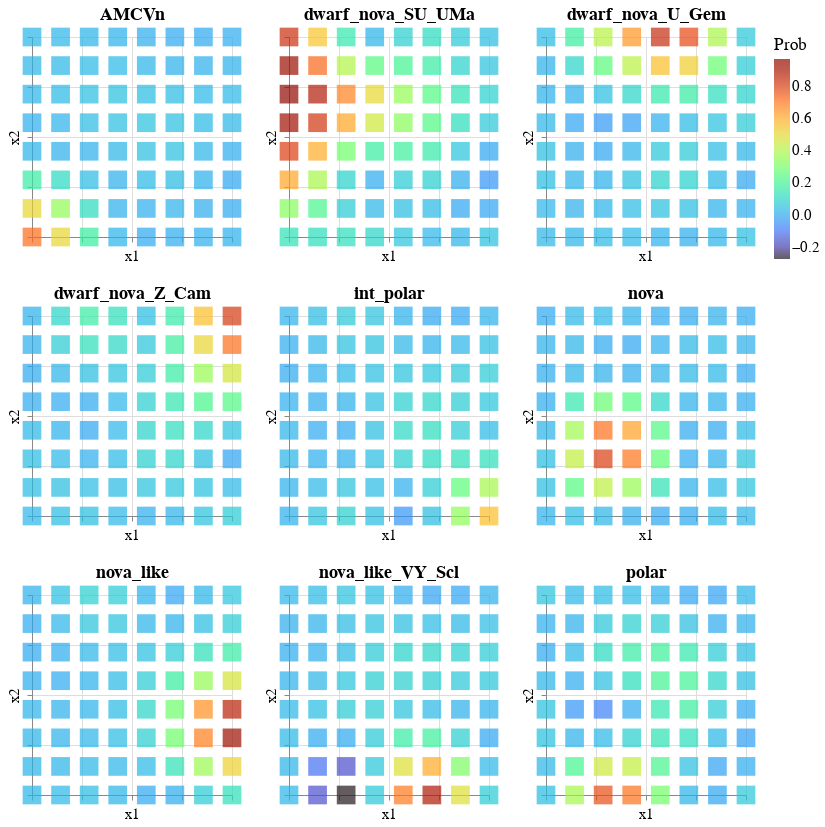

Here is the notebook cell this chart was saved with:
### Code cell
from sklearn.preprocessing import MinMaxScaler,StandardScaler

# matY has shape n_dimensions (number of features) * n_nodes in latent space. 
# Manifold in n-dimensional space (projection of matX in data space); 
# A point matY[:,i] is a center of a Gaussian component i on the manifold in data space. Y=WΦT
# Location of each node in the high dimensional space.
# It is related to the actual probability space through Y=W*phi(transpose).
# We therefore need to normalise the matrix to show the strength of a node's association to a given class relative to the other nodes.
refvect = gtm_model.matY
print(refvect.shape)

refvect = scaler.inverse_transform(refvect.T).T
# refvect = MinMaxScaler().fit_transform(refvect.T).T



# Here we are plotting matX, the coordinates of the nodes in the 2D space. We will colour code them based on 'label'. So this will be a
# grid of pixels in 2D space that is colour coded by some parameter.
def plot_ref_vect(gtm_matX,label,title,fig_size=(200,200)):
    dfmap = pd.DataFrame(gtm_matX, columns=["x1", "x2"])
    dfmap['Prob'] = label
    map = alt.Chart(dfmap).mark_square().encode(
        x='x1',
        y='x2',
        color=alt.Color('Prob:Q',
                        #scale=alt.Scale(scheme='viridis')),
                        scale=alt.Scale(scheme='turbo')),
        size=alt.value(350),
        tooltip=['x1','x2', 'Prob:Q'],
        #opacity='density'
    ).properties(title = title, width = fig_size[0], height = fig_size[1])
    return map
# %%

# Here we save into variables plots for each of the classes. The colour coding is based on matY. matY defines the central
# position of each Gaussian (node) in feature, or in this case class probability, space. 
gtm_refvect0 = plot_ref_vect(gtm_model.matX,label=refvect[0,:],title=labels2[0])
gtm_refvect1 = plot_ref_vect(gtm_model.matX,label=refvect[1,:],title=labels2[1])
gtm_refvect2 = plot_ref_vect(gtm_model.matX,label=refvect[2,:],title=labels2[2])
gtm_refvect3 = plot_ref_vect(gtm_model.matX,label=refvect[3,:],title=labels2[3])
gtm_refvect4 = plot_ref_vect(gtm_model.matX,label=refvect[4,:],title=labels2[4])
gtm_refvect5 = plot_ref_vect(gtm_model.matX,label=refvect[5,:],title=labels2[5])
gtm_refvect6 = plot_ref_vect(gtm_model.matX,label=refvect[6,:],title=labels2[6])
gtm_refvect7 = plot_ref_vect(gtm_model.matX,label=refvect[7,:],title=labels2[7])
gtm_refvect8 = plot_ref_vect(gtm_model.matX,label=refvect[8,:],title=labels2[8])

gtm_refs_top = gtm_refvect0 |  gtm_refvect1 |  gtm_refvect2 
gtm_refs_middle = gtm_refvect3 | gtm_refvect4 | gtm_refvect5
gtm_refs_bottom = gtm_refvect6 | gtm_refvect7 | gtm_refvect8 
class_maps = alt.vconcat(gtm_refs_top, gtm_refs_middle, gtm_refs_bottom).configure_legend(labelFontSize=15,titleFontSize=17, titleFontWeight='normal').configure_axis(labelFontSize=0, titleFontSize=15, titleFontWeight='normal')
class_maps = class_maps.configure_title(fontSize=18,fontWeight='bold')

class_maps

### Figure 1 — Vega-Lite specification as saved in the notebook (floating-point values rounded to 4 significant figures)
{"config": {"view": {"continuousWidth": 300, "continuousHeight": 300}, "axis": {"labelFontSize": 0, "titleFontSize": 15, "titleFontWeight": "normal"}, "legend": {"labelFontSize": 15, "titleFontSize": 17, "titleFontWeight": "normal"}, "title": {"fontSize": 18, "fontWeight": "bold"}}, "vconcat": [{"hconcat": [{"data": {"name": "data-0230e63ef8db3dc798e76d937d6907bc"}, "mark": {"type": "square"}, "encoding": {"color": {"field": "Prob", "scale": {"scheme": "turbo"}, "type": "quantitative"}, "size": {"value": 350}, "tooltip": [{"field": "x1", "type": "quantitative"}, {"field": "x2", "type": "quantitative"}, {"field": "Prob", "type": "quantitative"}], "x": {"field": "x1", "type": "quantitative"}, "y": {"field": "x2", "type": "quantitative"}}, "height": 200, "title": "AMCVn", "width": 200}, {"data": {"name": "data-5c5ce20af20fbd6d83a36faf3546d6ea"}, "mark": {"type": "square"}, "encoding": {"color": {"field": "Prob", "scale": {"scheme": "turbo"}, "type": "quantitative"}, "size": {"value": 350}, "tooltip": [{"field": "x1", "type": "quantitative"}, {"field": "x2", "type": "quantitative"}, {"field": "Prob", "type": "quantitative"}], "x": {"field": "x1", "type": "quantitative"}, "y": {"field": "x2", "type": "quantitative"}}, "height": 200, "title": "dwarf_nova_SU_UMa", "width": 200}, {"data": {"name": "data-df5b0e612feef5b1ae89f6af34df766a"}, "mark": {"type": "square"}, "encoding": {"color": {"field": "Prob", "scale": {"scheme": "turbo"}, "type": "quantitative"}, "size": {"value": 350}, "tooltip": [{"field": "x1", "type": "quantitative"}, {"field": "x2", "type": "quantitative"}, {"field": "Prob", "type": "quantitative"}], "x": {"field": "x1", "type": "quantitative"}, "y": {"field": "x2", "type": "quantitative"}}, "height": 200, "title": "dwarf_nova_U_Gem", "width": 200}]}, {"hconcat": [{"data": {"name": "data-d7f1ee342f865fbd9d066468f9656839"}, "mark": {"type": "square"}, "encoding": {"color": {"field": "Prob", "scale": {"scheme": "turbo"}, "type": "quantitative"}, "size": {"value": 350}, "tooltip": [{"field": "x1", "type": "quantitative"}, {"field": "x2", "type": "quantitative"}, {"field": "Prob", "type": "quantitative"}], "x": {"field": "x1", "type": "quantitative"}, "y": {"field": "x2", "type": "quantitative"}}, "height": 200, "title": "dwarf_nova_Z_Cam", "width": 200}, {"data": {"name": "data-a20e402bf8c0f1c2510260fb33a919d8"}, "mark": {"type": "square"}, "encoding": {"color": {"field": "Prob", "scale": {"scheme": "turbo"}, "type": "quantitative"}, "size": {"value": 350}, "tooltip": [{"field": "x1", "type": "quantitative"}, {"field": "x2", "type": "quantitative"}, {"field": "Prob", "type": "quantitative"}], "x": {"field": "x1", "type": "quantitative"}, "y": {"field": "x2", "type": "quantitative"}}, "height": 200, "title": "int_polar", "width": 200}, {"data": {"name": "data-7702ad56e9aad6b6fa22741935cce4f7"}, "mark": {"type": "square"}, "encoding": {"color": {"field": "Prob", "scale": {"scheme": "turbo"}, "type": "quantitative"}, "size": {"value": 350}, "tooltip": [{"field": "x1", "type": "quantitative"}, {"field": "x2", "type": "quantitative"}, {"field": "Prob", "type": "quantitative"}], "x": {"field": "x1", "type": "quantitative"}, "y": {"field": "x2", "type": "quantitative"}}, "height": 200, "title": "nova", "width": 200}]}, {"hconcat": [{"data": {"name": "data-174dc82f00631993717d3a81b4967f41"}, "mark": {"type": "square"}, "encoding": {"color": {"field": "Prob", "scale": {"scheme": "turbo"}, "type": "quantitative"}, "size": {"value": 350}, "tooltip": [{"field": "x1", "type": "quantitative"}, {"field": "x2", "type": "quantitative"}, {"field": "Prob", "type": "quantitative"}], "x": {"field": "x1", "type": "quantitative"}, "y": {"field": "x2", "type": "quantitative"}}, "height": 200, "title": "nova_like", "width": 200}, {"data": {"name": "data-5431eb9549d22417af1d98b999d1e831"}, "mark": {"type": "square"}, "encoding": {"color": {"field": "Prob", "scale": {"scheme": "turbo"}, "type": "quantitative"}, "size": {"value": 350}, "tooltip": [{"field": "x1", "type": "quantitative"}, {"field": "x2", "type": "quantitative"}, {"field": "Prob", "type": "quantitative"}], "x": {"field": "x1", "type": "quantitative"}, "y": {"field": "x2", "type": "quantitative"}}, "height": 200, "title": "nova_like_VY_Scl", "width": 200}, {"data": {"name": "data-5a538535e6ebe7f721477432343be137"}, "mark": {"type": "square"}, "encoding": {"color": {"field": "Prob", "scale": {"scheme": "turbo"}, "type": "quantitative"}, "size": {"value": 350}, "tooltip": [{"field": "x1", "type": "quantitative"}, {"field": "x2", "type": "quantitative"}, {"field": "Prob", "type": "quantitative"}], "x": {"field": "x1", "type": "quantitative"}, "y": {"field": "x2", "type": "quantitative"}}, "height": 200, "title": "polar", "width": 200}]}], "$schema": "https://vega.github.io/schema/vega-lite/v5.14.1.json", "datasets": {"data-0230e63ef8db3dc798e76d937d6907bc": [{"x1": -1.0, "x2": -1.0, "Prob": 0.7101}, {"x1": -1.0, "x2": -0.7143, "Prob": 0.5003}, {"x1": -1.0, "x2": -0.4286, "Prob": 0.1696}, {"x1": -1.0, "x2": -0.1429, "Prob": 0.01733}, {"x1": -1.0, "x2": 0.1429, "Prob": 0.007545}, {"x1": -1.0, "x2": 0.4286, "Prob": 0.02133}, {"x1": -1.0, "x2": 0.7143, "Prob": 0.02426}, {"x1": -1.0, "x2": 1.0, "Prob": 0.02548}, {"x1": -0.7143, "x2": -1.0, "Prob": 0.503}, {"x1": -0.7143, "x2": -0.7143, "Prob": 0.349}, {"x1": -0.7143, "x2": -0.4286, "Prob": 0.1121}, {"x1": -0.7143, "x2": -0.1429, "Prob": 0.01046}, {"x1": -0.7143, "x2": 0.1429, "Prob": 0.01545}, {"x1": -0.7143, "x2": 0.4286, "Prob": 0.02962}, {"x1": -0.7143, "x2": 0.7143, "Prob": 0.02612}, {"x1": -0.7143, "x2": 1.0, "Prob": 0.02192}, {"x1": -0.4286, "x2": -1.0, "Prob": 0.174}, {"x1": -0.4286, "x2": -0.7143, "Prob": 0.1146}, {"x1": -0.4286, "x2": -0.4286, "Prob": 0.03268}, {"x1": -0.4286, "x2": -0.1429, "Prob": 0.01005}, {"x1": -0.4286, "x2": 0.1429, "Prob": 0.03156}, {"x1": -0.4286, "x2": 0.4286, "Prob": 0.04272}, {"x1": -0.4286, "x2": 0.7143, "Prob": 0.03042}, {"x1": -0.4286, "x2": 1.0, "Prob": 0.01953}, {"x1": -0.1429, "x2": -1.0, "Prob": 0.01664}, {"x1": -0.1429, "x2": -0.7143, "Prob": 0.01033}, {"x1": -0.1429, "x2": -0.4286, "Prob": 0.01047}, {"x1": -0.1429, "x2": -0.1429, "Prob": 0.02329}, {"x1": -0.1429, "x2": 0.1429, "Prob": 0.04272}, {"x1": -0.1429, "x2": 0.4286, "Prob": 0.0456}, {"x1": -0.1429, "x2": 0.7143, "Prob": 0.02754}, {"x1": -0.1429, "x2": 1.0, "Prob": 0.01399}, {"x1": 0.1429, "x2": -1.0, "Prob": -0.003257}, {"x1": 0.1429, "x2": -0.7143, "Prob": 0.008072}, {"x1": 0.1429, "x2": -0.4286, "Prob": 0.02963}, {"x1": 0.1429, "x2": -0.1429, "Prob": 0.04334}, {"x1": 0.1429, "x2": 0.1429, "Prob": 0.04797}, {"x1": 0.1429, "x2": 0.4286, "Prob": 0.03968}, {"x1": 0.1429, "x2": 0.7143, "Prob": 0.01817}, {"x1": 0.1429, "x2": 1.0, "Prob": 0.004912}, {"x1": 0.4286, "x2": -1.0, "Prob": 0.004529}, {"x1": 0.4286, "x2": -0.7143, "Prob": 0.01522}, {"x1": 0.4286, "x2": -0.4286, "Prob": 0.03438}, {"x1": 0.4286, "x2": -0.1429, "Prob": 0.04429}, {"x1": 0.4286, "x2": 0.1429, "Prob": 0.04417}, {"x1": 0.4286, "x2": 0.4286, "Prob": 0.03306}, {"x1": 0.4286, "x2": 0.7143, "Prob": 0.01118}, {"x1": 0.4286, "x2": 1.0, "Prob": -0.001226}, {"x1": 0.7143, "x2": -1.0, "Prob": 0.007687}, {"x1": 0.7143, "x2": -0.7143, "Prob": 0.005901}, {"x1": 0.7143, "x2": -0.4286, "Prob": 0.0111}, {"x1": 0.7143, "x2": -0.1429, "Prob": 0.02097}, {"x1": 0.7143, "x2": 0.1429, "Prob": 0.03123}, {"x1": 0.7143, "x2": 0.4286, "Prob": 0.02814}, {"x1": 0.7143, "x2": 0.7143, "Prob": 0.009608}, {"x1": 0.7143, "x2": 1.0, "Prob": -0.001605}, {"x1": 1.0, "x2": -1.0, "Prob": 0.01171}, {"x1": 1.0, "x2": -0.7143, "Prob": -5.113e-05}, {"x1": 1.0, "x2": -0.4286, "Prob": -0.006109}, {"x1": 1.0, "x2": -0.1429, "Prob": 0.003949}, {"x1": 1.0, "x2": 0.1429, "Prob": 0.02316}, {"x1": 1.0, "x2": 0.4286, "Prob": 0.02767}, {"x1": 1.0, "x2": 0.7143, "Prob": 0.01349}, {"x1": 1.0, "x2": 1.0, "Prob": 0.00399}], "data-5c5ce20af20fbd6d83a36faf3546d6ea": [{"x1": -1.0, "x2": -1.0, "Prob": 0.1292}, {"x1": -1.0, "x2": -0.7143, "Prob": 0.3268}, {"x1": -1.0, "x2": -0.4286, "Prob": 0.6067}, {"x1": -1.0, "x2": -0.1429, "Prob": 0.7953}, {"x1": -1.0, "x2": 0.1429, "Prob": 0.9179}, {"x1": -1.0, "x2": 0.4286, "Prob": 0.9651}, {"x1": -1.0, "x2": 0.7143, "Prob": 0.9242}, {"x1": -1.0, "x2": 1.0, "Prob": 0.8299}, {"x1": -0.7143, "x2": -1.0, "Prob": 0.1202}, {"x1": -0.7143, "x2": -0.7143, "Prob": 0.2128}, {"x1": -0.7143, "x2": -0.4286, "Prob": 0.384}, {"x1": -0.7143, "x2": -0.1429, "Prob": 0.5922}, {"x1": -0.7143, "x2": 0.1429, "Prob": 0.8157}, {"x1": -0.7143, "x2": 0.4286, "Prob": 0.8751}, {"x1": -0.7143, "x2": 0.7143, "Prob": 0.7215}, {"x1": -0.7143, "x2": 1.0, "Prob": 0.5458}, {"x1": -0.4286, "x2": -1.0, "Prob": 0.1208}, {"x1": -0.4286, "x2": -0.7143, "Prob": 0.07289}, {"x1": -0.4286, "x2": -0.4286, "Prob": 0.08945}, {"x1": -0.4286, "x2": -0.1429, "Prob": 0.2921}, {"x1": -0.4286, "x2": 0.1429, "Prob": 0.6049}, {"x1": -0.4286, "x2": 0.4286, "Prob": 0.6691}, {"x1": -0.4286, "x2": 0.7143, "Prob": 0.3995}, {"x1": -0.4286, "x2": 1.0, "Prob": 0.1506}, {"x1": -0.1429, "x2": -1.0, "Prob": 0.09895}, {"x1": -0.1429, "x2": -0.7143, "Prob": 0.02433}, {"x1": -0.1429, "x2": -0.4286, "Prob": 0.004645}, {"x1": -0.1429, "x2": -0.1429, "Prob": 0.1715}, {"x1": -0.1429, "x2": 0.1429, "Prob": 0.4478}, {"x1": -0.1429, "x2": 0.4286, "Prob": 0.4962}, {"x1": -0.1429, "x2": 0.7143, "Prob": 0.2398}, {"x1": -0.1429, "x2": 1.0, "Prob": 0.01811}, {"x1": 0.1429, "x2": -1.0, "Prob": 0.05425}, {"x1": 0.1429, "x2": -0.7143, "Prob": 0.03638}, {"x1": 0.1429, "x2": -0.4286, "Prob": 0.06869}, {"x1": 0.1429, "x2": -0.1429, "Prob": 0.1805}, {"x1": 0.1429, "x2": 0.1429, "Prob": 0.3316}, {"x1": 0.1429, "x2": 0.4286, "Prob": 0.351}, {"x1": 0.1429, "x2": 0.7143, "Prob": 0.2023}, {"x1": 0.1429, "x2": 1.0, "Prob": 0.08056}, {"x1": 0.4286, "x2": -1.0, "Prob": 0.02277}, {"x1": 0.4286, "x2": -0.7143, "Prob": 0.0307}, {"x1": 0.4286, "x2": -0.4286, "Prob": 0.08393}, {"x1": 0.4286, "x2": -0.1429, "Prob": 0.156}, {"x1": 0.4286, "x2": 0.1429, "Prob": 0.2289}, {"x1": 0.4286, "x2": 0.4286, "Prob": 0.2352}, {"x1": 0.4286, "x2": 0.7143, "Prob": 0.1645}, {"x1": 0.4286, "x2": 1.0, "Prob": 0.1144}, {"x1": 0.7143, "x2": -1.0, "Prob": 0.01932}, {"x1": 0.7143, "x2": -0.7143, "Prob": -0.005421}, {"x1": 0.7143, "x2": -0.4286, "Prob": 0.006483}, {"x1": 0.7143, "x2": -0.1429, "Prob": 0.05541}, {"x1": 0.7143, "x2": 0.1429, "Prob": 0.1197}, {"x1": 0.7143, "x2": 0.4286, "Prob": 0.1336}, {"x1": 0.7143, "x2": 0.7143, "Prob": 0.09022}, {"x1": 0.7143, "x2": 1.0, "Prob": 0.06731}, {"x1": 1.0, "x2": -1.0, "Prob": 0.04533}, {"x1": 1.0, "x2": -0.7143, "Prob": -0.01074}, {"x1": 1.0, "x2": -0.4286, "Prob": -0.03941}, {"x1": 1.0, "x2": -0.1429, "Prob": -0.005455}, {"x1": 1.0, "x2": 0.1429, "Prob": 0.06332}, {"x1": 1.0, "x2": 0.4286, "Prob": 0.08535}, {"x1": 1.0, "x2": 0.7143, "Prob": 0.05149}, {"x1": 1.0, "x2": 1.0, "Prob": 0.03785}], "data-df5b0e612feef5b1ae89f6af34df766a": [{"x1": -1.0, "x2": -1.0, "Prob": 0.02389}, {"x1": -1.0, "x2": -0.7143, "Prob": 0.02162}, {"x1": -1.0, "x2": -0.4286, "Prob": 0.03722}, {"x1": -1.0, "x2": -0.1429, "Prob": 0.03871}, {"x1": -1.0, "x2": 0.1429, "Prob": 0.02401}, {"x1": -1.0, "x2": 0.4286, "Prob": 0.01137}, {"x1": -1.0, "x2": 0.7143, "Prob": 0.01123}, {"x1": -1.0, "x2": 1.0, "Prob": 0.02977}, {"x1": -0.7143, "x2": -1.0, "Prob": 0.01866}, {"x1": -0.7143, "x2": -0.7143, "Prob": 0.009205}, {"x1": -0.7143, "x2": -0.4286, "Prob": 0.01452}, {"x1": -0.7143, "x2": -0.1429, "Prob": 0.005398}, {"x1": -0.7143, "x2": 0.1429, "Prob": -0.01227}, {"x1": -0.7143, "x2": 0.4286, "Prob": 0.01144}, {"x1": -0.7143, "x2": 0.7143, "Prob": 0.09689}, {"x1": -0.7143, "x2": 1.0, "Prob": 0.1728}, {"x1": -0.4286, "x2": -1.0, "Prob": 0.03033}, {"x1": -0.4286, "x2": -0.7143, "Prob": 0.01754}, {"x1": -0.4286, "x2": -0.4286, "Prob": 0.01426}, {"x1": -0.4286, "x2": -0.1429, "Prob": -0.008522}, {"x1": -0.4286, "x2": 0.1429, "Prob": -0.03157}, {"x1": -0.4286, "x2": 0.4286, "Prob": 0.04354}, {"x1": -0.4286, "x2": 0.7143, "Prob": 0.251}, {"x1": -0.4286, "x2": 1.0, "Prob": 0.4062}, {"x1": -0.1429, "x2": -1.0, "Prob": 0.02921}, {"x1": -0.1429, "x2": -0.7143, "Prob": 0.03292}, {"x1": -0.1429, "x2": -0.4286, "Prob": 0.04559}, {"x1": -0.1429, "x2": -0.1429, "Prob": 0.01552}, {"x1": -0.1429, "x2": 0.1429, "Prob": -0.02088}, {"x1": -0.1429, "x2": 0.4286, "Prob": 0.09476}, {"x1": -0.1429, "x2": 0.7143, "Prob": 0.4121}, {"x1": -0.1429, "x2": 1.0, "Prob": 0.6381}, {"x1": 0.1429, "x2": -1.0, "Prob": 0.01385}, {"x1": 0.1429, "x2": -0.7143, "Prob": 0.04527}, {"x1": 0.1429, "x2": -0.4286, "Prob": 0.08936}, {"x1": 0.1429, "x2": -0.1429, "Prob": 0.05894}, {"x1": 0.1429, "x2": 0.1429, "Prob": 0.00747}, {"x1": 0.1429, "x2": 0.4286, "Prob": 0.1514}, {"x1": 0.1429, "x2": 0.7143, "Prob": 0.5546}, {"x1": 0.1429, "x2": 1.0, "Prob": 0.8354}, {"x1": 0.4286, "x2": -1.0, "Prob": 0.005826}, {"x1": 0.4286, "x2": -0.7143, "Prob": 0.03752}, {"x1": 0.4286, "x2": -0.4286, "Prob": 0.08582}, {"x1": 0.4286, "x2": -0.1429, "Prob": 0.06728}, {"x1": 0.4286, "x2": 0.1429, "Prob": 0.02928}, {"x1": 0.4286, "x2": 0.4286, "Prob": 0.1624}, {"x1": 0.4286, "x2": 0.7143, "Prob": 0.5236}, {"x1": 0.4286, "x2": 1.0, "Prob": 0.7739}, {"x1": 0.7143, "x2": -1.0, "Prob": 0.01679}, {"x1": 0.7143, "x2": -0.7143, "Prob": 0.01168}, {"x1": 0.7143, "x2": -0.4286, "Prob": 0.02604}, {"x1": 0.7143, "x2": -0.1429, "Prob": 0.03407}, {"x1": 0.7143, "x2": 0.1429, "Prob": 0.04713}, {"x1": 0.7143, "x2": 0.4286, "Prob": 0.1204}, {"x1": 0.7143, "x2": 0.7143, "Prob": 0.2764}, {"x1": 0.7143, "x2": 1.0, "Prob": 0.3866}, {"x1": 1.0, "x2": -1.0, "Prob": 0.04323}, {"x1": 1.0, "x2": -0.7143, "Prob": 0.007491}, {"x1": 1.0, "x2": -0.4286, "Prob": -0.008764}, {"x1": 1.0, "x2": -0.1429, "Prob": 0.0184}, {"x1": 1.0, "x2": 0.1429, "Prob": 0.07047}, {"x1": 1.0, "x2": 0.4286, "Prob": 0.09}, {"x1": 1.0, "x2": 0.7143, "Prob": 0.07001}, {"x1": 1.0, "x2": 1.0, "Prob": 0.06017}], "data-d7f1ee342f865fbd9d066468f9656839": [{"x1": -1.0, "x2": -1.0, "Prob": 0.02274}, {"x1": -1.0, "x2": -0.7143, "Prob": 0.03767}, {"x1": -1.0, "x2": -0.4286, "Prob": 0.03996}, {"x1": -1.0, "x2": -0.1429, "Prob": 0.02532}, {"x1": -1.0, "x2": 0.1429, "Prob": 0.002665}, {"x1": -1.0, "x2": 0.4286, "Prob": -0.003385}, {"x1": -1.0, "x2": 0.7143, "Prob": 0.009121}, {"x1": -1.0, "x2": 1.0, "Prob": 0.01338}, {"x1": -0.7143, "x2": -1.0, "Prob": 0.0379}, {"x1": -0.7143, "x2": -0.7143, "Prob": 0.04052}, {"x1": -0.7143, "x2": -0.4286, "Prob": 0.02736}, {"x1": -0.7143, "x2": -0.1429, "Prob": 0.0111}, {"x1": -0.7143, "x2": 0.1429, "Prob": 0.001049}, {"x1": -0.7143, "x2": 0.4286, "Prob": 0.02048}, {"x1": -0.7143, "x2": 0.7143, "Prob": 0.07203}, {"x1": -0.7143, "x2": 1.0, "Prob": 0.0986}, {"x1": -0.4286, "x2": -1.0, "Prob": 0.04082}, {"x1": -0.4286, "x2": -0.7143, "Prob": 0.03253}, {"x1": -0.4286, "x2": -0.4286, "Prob": 0.007475}, {"x1": -0.4286, "x2": -0.1429, "Prob": -0.007268}, {"x1": -0.4286, "x2": 0.1429, "Prob": -0.002722}, {"x1": -0.4286, "x2": 0.4286, "Prob": 0.0404}, {"x1": -0.4286, "x2": 0.7143, "Prob": 0.1249}, {"x1": -0.4286, "x2": 1.0, "Prob": 0.1699}, {"x1": -0.1429, "x2": -1.0, "Prob": 0.02792}, {"x1": -0.1429, "x2": -0.7143, "Prob": 0.03489}, {"x1": -0.1429, "x2": -0.4286, "Prob": 0.0298}, {"x1": -0.1429, "x2": -0.1429, "Prob": 0.02281}, {"x1": -0.1429, "x2": 0.1429, "Prob": 0.02312}, {"x1": -0.1429, "x2": 0.4286, "Prob": 0.04894}, {"x1": -0.1429, "x2": 0.7143, "Prob": 0.1016}, {"x1": -0.1429, "x2": 1.0, "Prob": 0.1254}, {"x1": 0.1429, "x2": -1.0, "Prob": 0.01016}, {"x1": 0.1429, "x2": -0.7143, "Prob": 0.04802}, {"x1": 0.1429, "x2": -0.4286, "Prob": 0.08232}, {"x1": 0.1429, "x2": -0.1429, "Prob": 0.09001}, {"x1": 0.1429, "x2": 0.1429, "Prob": 0.08088}, {"x1": 0.1429, "x2": 0.4286, "Prob": 0.07095}, {"x1": 0.1429, "x2": 0.7143, "Prob": 0.05833}, {"x1": 0.1429, "x2": 1.0, "Prob": 0.0384}, {"x1": 0.4286, "x2": -1.0, "Prob": 0.01708}, {"x1": 0.4286, "x2": -0.7143, "Prob": 0.05476}, {"x1": 0.4286, "x2": -0.4286, "Prob": 0.09319}, {"x1": 0.4286, "x2": -0.1429, "Prob": 0.1209}, {"x1": 0.4286, "x2": 0.1429, "Prob": 0.1465}, {"x1": 0.4286, "x2": 0.4286, "Prob": 0.1678}, {"x1": 0.4286, "x2": 0.7143, "Prob": 0.1781}, {"x1": 0.4286, "x2": 1.0, "Prob": 0.1613}, {"x1": 0.7143, "x2": -1.0, "Prob": 0.05221}, {"x1": 0.7143, "x2": -0.7143, "Prob": 0.0467}, {"x1": 0.7143, "x2": -0.4286, "Prob": 0.04068}, {"x1": 0.7143, "x2": -0.1429, "Prob": 0.09419}, {"x1": 0.7143, "x2": 0.1429, "Prob": 0.2125}, {"x1": 0.7143, "x2": 0.4286, "Prob": 0.3533}, {"x1": 0.7143, "x2": 0.7143, "Prob": 0.5044}, {"x1": 0.7143, "x2": 1.0, "Prob": 0.5539}, {"x1": 1.0, "x2": -1.0, "Prob": 0.06927}, {"x1": 1.0, "x2": -0.7143, "Prob": 0.02788}, {"x1": 1.0, "x2": -0.4286, "Prob": -0.01594}, {"x1": 1.0, "x2": -0.1429, "Prob": 0.05073}, {"x1": 1.0, "x2": 0.1429, "Prob": 0.23}, {"x1": 1.0, "x2": 0.4286, "Prob": 0.4534}, {"x1": 1.0, "x2": 0.7143, "Prob": 0.7059}, {"x1": 1.0, "x2": 1.0, "Prob": 0.8068}], "data-a20e402bf8c0f1c2510260fb33a919d8": [{"x1": -1.0, "x2": -1.0, "Prob": 0.01345}, {"x1": -1.0, "x2": -0.7143, "Prob": 0.01275}, {"x1": -1.0, "x2": -0.4286, "Prob": 0.0195}, {"x1": -1.0, "x2": -0.1429, "Prob": 0.01761}, {"x1": -1.0, "x2": 0.1429, "Prob": 0.006978}, {"x1": -1.0, "x2": 0.4286, "Prob": 0.0003179}, {"x1": -1.0, "x2": 0.7143, "Prob": 0.003493}, {"x1": -1.0, "x2": 1.0, "Prob": 0.01514}, {"x1": -0.7143, "x2": -1.0, "Prob": 0.04888}, {"x1": -0.7143, "x2": -0.7143, "Prob": 0.02821}, {"x1": -0.7143, "x2": -0.4286, "Prob": 0.008371}, {"x1": -0.7143, "x2": -0.1429, "Prob": 0.001201}, {"x1": -0.7143, "x2": 0.1429, "Prob": 0.002356}, {"x1": -0.7143, "x2": 0.4286, "Prob": 0.007788}, {"x1": -0.7143, "x2": 0.7143, "Prob": 0.01967}, {"x1": -0.7143, "x2": 1.0, "Prob": 0.03469}, {"x1": -0.4286, "x2": -1.0, "Prob": 0.083}, {"x1": -0.4286, "x2": -0.7143, "Prob": 0.04883}, {"x1": -0.4286, "x2": -0.4286, "Prob": 0.0104}, {"x1": -0.4286, "x2": -0.1429, "Prob": 0.001081}, {"x1": -0.4286, "x2": 0.1429, "Prob": 0.01342}, {"x1": -0.4286, "x2": 0.4286, "Prob": 0.02894}, {"x1": -0.4286, "x2": 0.7143, "Prob": 0.04622}, {"x1": -0.4286, "x2": 1.0, "Prob": 0.06145}, {"x1": -0.1429, "x2": -1.0, "Prob": 0.0368}, {"x1": -0.1429, "x2": -0.7143, "Prob": 0.03384}, {"x1": -0.1429, "x2": -0.4286, "Prob": 0.03726}, {"x1": -0.1429, "x2": -0.1429, "Prob": 0.04076}, {"x1": -0.1429, "x2": 0.1429, "Prob": 0.04271}, {"x1": -0.1429, "x2": 0.4286, "Prob": 0.0437}, {"x1": -0.1429, "x2": 0.7143, "Prob": 0.04598}, {"x1": -0.1429, "x2": 1.0, "Prob": 0.05181}, {"x1": 0.1429, "x2": -1.0, "Prob": -0.04208}, {"x1": 0.1429, "x2": -0.7143, "Prob": 0.008066}, {"x1": 0.1429, "x2": -0.4286, "Prob": 0.08177}, {"x1": 0.1429, "x2": -0.1429, "Prob": 0.1034}, {"x1": 0.1429, "x2": 0.1429, "Prob": 0.08144}, {"x1": 0.1429, "x2": 0.4286, "Prob": 0.05197}, {"x1": 0.1429, "x2": 0.7143, "Prob": 0.02427}, {"x1": 0.1429, "x2": 1.0, "Prob": 0.01331}, {"x1": 0.4286, "x2": -1.0, "Prob": 0.04121}, {"x1": 0.4286, "x2": -0.7143, "Prob": 0.0718}, {"x1": 0.4286, "x2": -0.4286, "Prob": 0.1123}, {"x1": 0.4286, "x2": -0.1429, "Prob": 0.1183}, {"x1": 0.4286, "x2": 0.1429, "Prob": 0.09376}, {"x1": 0.4286, "x2": 0.4286, "Prob": 0.05741}, {"x1": 0.4286, "x2": 0.7143, "Prob": 0.01282}, {"x1": 0.4286, "x2": 1.0, "Prob": -0.01005}, {"x1": 0.7143, "x2": -1.0, "Prob": 0.3399}, {"x1": 0.7143, "x2": -0.7143, "Prob": 0.2544}, {"x1": 0.7143, "x2": -0.4286, "Prob": 0.1241}, {"x1": 0.7143, "x2": -0.1429, "Prob": 0.07066}, {"x1": 0.7143, "x2": 0.1429, "Prob": 0.07349}, {"x1": 0.7143, "x2": 0.4286, "Prob": 0.06343}, {"x1": 0.7143, "x2": 0.7143, "Prob": 0.02138}, {"x1": 0.7143, "x2": 1.0, "Prob": -0.006089}, {"x1": 1.0, "x2": -1.0, "Prob": 0.554}, {"x1": 1.0, "x2": -0.7143, "Prob": 0.3817}, {"x1": 1.0, "x2": -0.4286, "Prob": 0.1255}, {"x1": 1.0, "x2": -0.1429, "Prob": 0.0295}, {"x1": 1.0, "x2": 0.1429, "Prob": 0.05573}, {"x1": 1.0, "x2": 0.4286, "Prob": 0.07011}, {"x1": 1.0, "x2": 0.7143, "Prob": 0.03719}, {"x1": 1.0, "x2": 1.0, "Prob": 0.0106}], "data-7702ad56e9aad6b6fa22741935cce4f7": [{"x1": -1.0, "x2": -1.0, "Prob": 0.01506}, {"x1": -1.0, "x2": -0.7143, "Prob": 0.03962}, {"x1": -1.0, "x2": -0.4286, "Prob": 0.03636}, {"x1": -1.0, "x2": -0.1429, "Prob": 0.02042}, {"x1": -1.0, "x2": 0.1429, "Prob": 0.004591}, {"x1": -1.0, "x2": 0.4286, "Prob": 0.004447}, {"x1": -1.0, "x2": 0.7143, "Prob": 0.01385}, {"x1": -1.0, "x2": 1.0, "Prob": -1.143e-05}, {"x1": -0.7143, "x2": -1.0, "Prob": 0.03387}, {"x1": -0.7143, "x2": -0.7143, "Prob": 0.241}, {"x1": -0.7143, "x2": -0.4286, "Prob": 0.4255}, {"x1": -0.7143, "x2": -0.1429, "Prob": 0.3698}, {"x1": -0.7143, "x2": 0.1429, "Prob": 0.1492}, {"x1": -0.7143, "x2": 0.4286, "Prob": 0.01941}, {"x1": -0.7143, "x2": 0.7143, "Prob": 0.02034}, {"x1": -0.7143, "x2": 1.0, "Prob": 0.02695}, {"x1": -0.4286, "x2": -1.0, "Prob": 0.02367}, {"x1": -0.4286, "x2": -0.7143, "Prob": 0.4173}, {"x1": -0.4286, "x2": -0.4286, "Prob": 0.7969}, {"x1": -0.4286, "x2": -0.1429, "Prob": 0.7029}, {"x1": -0.4286, "x2": 0.1429, "Prob": 0.2735}, {"x1": -0.4286, "x2": 0.4286, "Prob": 0.009873}, {"x1": -0.4286, "x2": 0.7143, "Prob": 2.542e-05}, {"x1": -0.4286, "x2": 1.0, "Prob": 0.02825}, {"x1": -0.1429, "x2": -1.0, "Prob": 0.005342}, {"x1": -0.1429, "x2": -0.7143, "Prob": 0.3566}, {"x1": -0.1429, "x2": -0.4286, "Prob": 0.6952}, {"x1": -0.1429, "x2": -0.1429, "Prob": 0.6151}, {"x1": -0.1429, "x2": 0.1429, "Prob": 0.2388}, {"x1": -0.1429, "x2": 0.4286, "Prob": 0.006397}, {"x1": -0.1429, "x2": 0.7143, "Prob": -0.005748}, {"x1": -0.1429, "x2": 1.0, "Prob": 0.01424}, {"x1": 0.1429, "x2": -1.0, "Prob": -0.008182}, {"x1": 0.1429, "x2": -0.7143, "Prob": 0.1349}, {"x1": 0.1429, "x2": -0.4286, "Prob": 0.2601}, {"x1": 0.1429, "x2": -0.1429, "Prob": 0.2308}, {"x1": 0.1429, "x2": 0.1429, "Prob": 0.09691}, {"x1": 0.1429, "x2": 0.4286, "Prob": 0.01567}, {"x1": 0.1429, "x2": 0.7143, "Prob": 0.008202}, {"x1": 0.1429, "x2": 1.0, "Prob": -0.001777}, {"x1": 0.4286, "x2": -1.0, "Prob": 6.444e-05}, {"x1": 0.4286, "x2": -0.7143, "Prob": 0.01256}, {"x1": 0.4286, "x2": -0.4286, "Prob": 0.001202}, {"x1": 0.4286, "x2": -0.1429, "Prob": -0.000438}, {"x1": 0.4286, "x2": 0.1429, "Prob": 0.0132}, {"x1": 0.4286, "x2": 0.4286, "Prob": 0.0259}, {"x1": 0.4286, "x2": 0.7143, "Prob": 0.02474}, {"x1": 0.4286, "x2": 1.0, "Prob": -0.001659}, {"x1": 0.7143, "x2": -1.0, "Prob": 0.02495}, {"x1": 0.7143, "x2": -0.7143, "Prob": 0.03111}, {"x1": 0.7143, "x2": -0.4286, "Prob": 0.00862}, {"x1": 0.7143, "x2": -0.1429, "Prob": -0.0001735}, {"x1": 0.7143, "x2": 0.1429, "Prob": 0.01035}, {"x1": 0.7143, "x2": 0.4286, "Prob": 0.02498}, {"x1": 0.7143, "x2": 0.7143, "Prob": 0.03083}, {"x1": 0.7143, "x2": 1.0, "Prob": 0.00941}, {"x1": 1.0, "x2": -1.0, "Prob": 0.0214}, {"x1": 1.0, "x2": -0.7143, "Prob": 0.05007}, {"x1": 1.0, "x2": -0.4286, "Prob": 0.04965}, {"x1": 1.0, "x2": -0.1429, "Prob": 0.02955}, {"x1": 1.0, "x2": 0.1429, "Prob": 0.00461}, {"x1": 1.0, "x2": 0.4286, "Prob": -0.000704}, {"x1": 1.0, "x2": 0.7143, "Prob": 0.009211}, {"x1": 1.0, "x2": 1.0, "Prob": -0.002744}], "data-174dc82f00631993717d3a81b4967f41": [{"x1": -1.0, "x2": -1.0, "Prob": 0.02602}, {"x1": -1.0, "x2": -0.7143, "Prob": 0.01927}, {"x1": -1.0, "x2": -0.4286, "Prob": 0.01893}, {"x1": -1.0, "x2": -0.1429, "Prob": 0.01491}, {"x1": -1.0, "x2": 0.1429, "Prob": 0.005471}, {"x1": -1.0, "x2": 0.4286, "Prob": -0.0009005}, {"x1": -1.0, "x2": 0.7143, "Prob": 0.001039}, {"x1": -1.0, "x2": 1.0, "Prob": 0.01282}, {"x1": -0.7143, "x2": -1.0, "Prob": 0.02782}, {"x1": -0.7143, "x2": -0.7143, "Prob": 0.01875}, {"x1": -0.7143, "x2": -0.4286, "Prob": 0.01523}, {"x1": -0.7143, "x2": -0.1429, "Prob": 0.009591}, {"x1": -0.7143, "x2": 0.1429, "Prob": 0.001271}, {"x1": -0.7143, "x2": 0.4286, "Prob": 0.002991}, {"x1": -0.7143, "x2": 0.7143, "Prob": 0.02142}, {"x1": -0.7143, "x2": 1.0, "Prob": 0.0437}, {"x1": -0.4286, "x2": -1.0, "Prob": 0.03414}, {"x1": -0.4286, "x2": -0.7143, "Prob": 0.02531}, {"x1": -0.4286, "x2": -0.4286, "Prob": 0.02156}, {"x1": -0.4286, "x2": -0.1429, "Prob": 0.01653}, {"x1": -0.4286, "x2": 0.1429, "Prob": 0.01104}, {"x1": -0.4286, "x2": 0.4286, "Prob": 0.02077}, {"x1": -0.4286, "x2": 0.7143, "Prob": 0.05311}, {"x1": -0.4286, "x2": 1.0, "Prob": 0.08282}, {"x1": -0.1429, "x2": -1.0, "Prob": 0.02029}, {"x1": -0.1429, "x2": -0.7143, "Prob": 0.02181}, {"x1": -0.1429, "x2": -0.4286, "Prob": 0.03264}, {"x1": -0.1429, "x2": -0.1429, "Prob": 0.03507}, {"x1": -0.1429, "x2": 0.1429, "Prob": 0.03025}, {"x1": -0.1429, "x2": 0.4286, "Prob": 0.03281}, {"x1": -0.1429, "x2": 0.7143, "Prob": 0.04931}, {"x1": -0.1429, "x2": 1.0, "Prob": 0.06757}, {"x1": 0.1429, "x2": -1.0, "Prob": -0.005144}, {"x1": 0.1429, "x2": -0.7143, "Prob": 0.03065}, {"x1": 0.1429, "x2": -0.4286, "Prob": 0.0838}, {"x1": 0.1429, "x2": -0.1429, "Prob": 0.09533}, {"x1": 0.1429, "x2": 0.1429, "Prob": 0.07136}, {"x1": 0.1429, "x2": 0.4286, "Prob": 0.04314}, {"x1": 0.1429, "x2": 0.7143, "Prob": 0.01906}, {"x1": 0.1429, "x2": 1.0, "Prob": 0.0123}, {"x1": 0.4286, "x2": -1.0, "Prob": 0.005953}, {"x1": 0.4286, "x2": -0.7143, "Prob": 0.1353}, {"x1": 0.4286, "x2": -0.4286, "Prob": 0.2872}, {"x1": 0.4286, "x2": -0.1429, "Prob": 0.2885}, {"x1": 0.4286, "x2": 0.1429, "Prob": 0.1727}, {"x1": 0.4286, "x2": 0.4286, "Prob": 0.0714}, {"x1": 0.4286, "x2": 0.7143, "Prob": 0.01062}, {"x1": 0.4286, "x2": 1.0, "Prob": -0.0105}, {"x1": 0.7143, "x2": -1.0, "Prob": 0.06906}, {"x1": 0.7143, "x2": -0.7143, "Prob": 0.3629}, {"x1": 0.7143, "x2": -0.4286, "Prob": 0.6797}, {"x1": 0.7143, "x2": -0.1429, "Prob": 0.6462}, {"x1": 0.7143, "x2": 0.1429, "Prob": 0.3499}, {"x1": 0.7143, "x2": 0.4286, "Prob": 0.1265}, {"x1": 0.7143, "x2": 0.7143, "Prob": 0.03836}, {"x1": 0.7143, "x2": 1.0, "Prob": 0.01848}, {"x1": 1.0, "x2": -1.0, "Prob": 0.1231}, {"x1": 1.0, "x2": -0.7143, "Prob": 0.5117}, {"x1": 1.0, "x2": -0.4286, "Prob": 0.9207}, {"x1": 1.0, "x2": -0.1429, "Prob": 0.8627}, {"x1": 1.0, "x2": 0.1429, "Prob": 0.4581}, {"x1": 1.0, "x2": 0.4286, "Prob": 0.1655}, {"x1": 1.0, "x2": 0.7143, "Prob": 0.06936}, {"x1": 1.0, "x2": 1.0, "Prob": 0.05521}], "data-5431eb9549d22417af1d98b999d1e831": [{"x1": -1.0, "x2": -1.0, "Prob": 0.02168}, {"x1": -1.0, "x2": -0.7143, "Prob": 0.01823}, {"x1": -1.0, "x2": -0.4286, "Prob": 0.02668}, {"x1": -1.0, "x2": -0.1429, "Prob": 0.025}, {"x1": -1.0, "x2": 0.1429, "Prob": 0.01192}, {"x1": -1.0, "x2": 0.4286, "Prob": 0.002768}, {"x1": -1.0, "x2": 0.7143, "Prob": 0.005755}, {"x1": -1.0, "x2": 1.0, "Prob": 0.02217}, {"x1": -0.7143, "x2": -1.0, "Prob": -0.168}, {"x1": -0.7143, "x2": -0.7143, "Prob": -0.1074}, {"x1": -0.7143, "x2": -0.4286, "Prob": -0.0001642}, {"x1": -0.7143, "x2": -0.1429, "Prob": 0.04002}, {"x1": -0.7143, "x2": 0.1429, "Prob": 0.0238}, {"x1": -0.7143, "x2": 0.4286, "Prob": 0.007844}, {"x1": -0.7143, "x2": 0.7143, "Prob": 0.01184}, {"x1": -0.7143, "x2": 1.0, "Prob": 0.03032}, {"x1": -0.4286, "x2": -1.0, "Prob": -0.2761}, {"x1": -0.4286, "x2": -0.7143, "Prob": -0.1724}, {"x1": -0.4286, "x2": -0.4286, "Prob": -0.0001931}, {"x1": -0.4286, "x2": -0.1429, "Prob": 0.06973}, {"x1": -0.4286, "x2": 0.1429, "Prob": 0.05541}, {"x1": -0.4286, "x2": 0.4286, "Prob": 0.03553}, {"x1": -0.4286, "x2": 0.7143, "Prob": 0.03539}, {"x1": -0.4286, "x2": 1.0, "Prob": 0.04949}, {"x1": -0.1429, "x2": -1.0, "Prob": 0.06066}, {"x1": -0.1429, "x2": -0.7143, "Prob": 0.05813}, {"x1": -0.1429, "x2": -0.4286, "Prob": 0.06616}, {"x1": -0.1429, "x2": -0.1429, "Prob": 0.0733}, {"x1": -0.1429, "x2": 0.1429, "Prob": 0.0751}, {"x1": -0.1429, "x2": 0.4286, "Prob": 0.06559}, {"x1": -0.1429, "x2": 0.7143, "Prob": 0.04601}, {"x1": -0.1429, "x2": 1.0, "Prob": 0.04028}, {"x1": 0.1429, "x2": -1.0, "Prob": 0.6873}, {"x1": 0.1429, "x2": -0.7143, "Prob": 0.4779}, {"x1": 0.1429, "x2": -0.4286, "Prob": 0.1686}, {"x1": 0.1429, "x2": -0.1429, "Prob": 0.05218}, {"x1": 0.1429, "x2": 0.1429, "Prob": 0.08108}, {"x1": 0.1429, "x2": 0.4286, "Prob": 0.09199}, {"x1": 0.1429, "x2": 0.7143, "Prob": 0.04228}, {"x1": 0.1429, "x2": 1.0, "Prob": 0.006325}, {"x1": 0.4286, "x2": -1.0, "Prob": 0.8829}, {"x1": 0.4286, "x2": -0.7143, "Prob": 0.5997}, {"x1": 0.4286, "x2": -0.4286, "Prob": 0.1817}, {"x1": 0.4286, "x2": -0.1429, "Prob": 0.02827}, {"x1": 0.4286, "x2": 0.1429, "Prob": 0.0751}, {"x1": 0.4286, "x2": 0.4286, "Prob": 0.09659}, {"x1": 0.4286, "x2": 0.7143, "Prob": 0.03371}, {"x1": 0.4286, "x2": 1.0, "Prob": -0.01516}, {"x1": 0.7143, "x2": -1.0, "Prob": 0.4787}, {"x1": 0.7143, "x2": -0.7143, "Prob": 0.3104}, {"x1": 0.7143, "x2": -0.4286, "Prob": 0.07808}, {"x1": 0.7143, "x2": -0.1429, "Prob": 0.009636}, {"x1": 0.7143, "x2": 0.1429, "Prob": 0.06091}, {"x1": 0.7143, "x2": 0.4286, "Prob": 0.07885}, {"x1": 0.7143, "x2": 0.7143, "Prob": 0.02672}, {"x1": 0.7143, "x2": 1.0, "Prob": -0.01131}, {"x1": 1.0, "x2": -1.0, "Prob": 0.07049}, {"x1": 1.0, "x2": -0.7143, "Prob": 0.0282}, {"x1": 1.0, "x2": -0.4286, "Prob": -0.005747}, {"x1": 1.0, "x2": -0.1429, "Prob": 0.01075}, {"x1": 1.0, "x2": 0.1429, "Prob": 0.0578}, {"x1": 1.0, "x2": 0.4286, "Prob": 0.06904}, {"x1": 1.0, "x2": 0.7143, "Prob": 0.03295}, {"x1": 1.0, "x2": 1.0, "Prob": 0.009846}], "data-5a538535e6ebe7f721477432343be137": [{"x1": -1.0, "x2": -1.0, "Prob": 0.0379}, {"x1": -1.0, "x2": -0.7143, "Prob": 0.02375}, {"x1": -1.0, "x2": -0.4286, "Prob": 0.04502}, {"x1": -1.0, "x2": -0.1429, "Prob": 0.04539}, {"x1": -1.0, "x2": 0.1429, "Prob": 0.0189}, {"x1": -1.0, "x2": 0.4286, "Prob": -0.001005}, {"x1": -1.0, "x2": 0.7143, "Prob": 0.007009}, {"x1": -1.0, "x2": 1.0, "Prob": 0.05139}, {"x1": -0.7143, "x2": -1.0, "Prob": 0.3777}, {"x1": -0.7143, "x2": -0.7143, "Prob": 0.2079}, {"x1": -0.7143, "x2": -0.4286, "Prob": 0.01315}, {"x1": -0.7143, "x2": -0.1429, "Prob": -0.03981}, {"x1": -0.7143, "x2": 0.1429, "Prob": 0.003401}, {"x1": -0.7143, "x2": 0.4286, "Prob": 0.02532}, {"x1": -0.7143, "x2": 0.7143, "Prob": 0.01013}, {"x1": -0.7143, "x2": 1.0, "Prob": 0.02527}, {"x1": -0.4286, "x2": -1.0, "Prob": 0.7694}, {"x1": -0.4286, "x2": -0.7143, "Prob": 0.4434}, {"x1": -0.4286, "x2": -0.4286, "Prob": 0.02747}, {"x1": -0.4286, "x2": -0.1429, "Prob": -0.07656}, {"x1": -0.4286, "x2": 0.1429, "Prob": 0.04449}, {"x1": -0.4286, "x2": 0.4286, "Prob": 0.1091}, {"x1": -0.4286, "x2": 0.7143, "Prob": 0.05937}, {"x1": -0.4286, "x2": 1.0, "Prob": 0.03179}, {"x1": -0.1429, "x2": -1.0, "Prob": 0.7042}, {"x1": -0.1429, "x2": -0.7143, "Prob": 0.4271}, {"x1": -0.1429, "x2": -0.4286, "Prob": 0.07828}, {"x1": -0.1429, "x2": -0.1429, "Prob": 0.002659}, {"x1": -0.1429, "x2": 0.1429, "Prob": 0.1204}, {"x1": -0.1429, "x2": 0.4286, "Prob": 0.166}, {"x1": -0.1429, "x2": 0.7143, "Prob": 0.08336}, {"x1": -0.1429, "x2": 1.0, "Prob": 0.03045}, {"x1": 0.1429, "x2": -1.0, "Prob": 0.2931}, {"x1": 0.1429, "x2": -0.7143, "Prob": 0.2107}, {"x1": 0.1429, "x2": -0.4286, "Prob": 0.1357}, {"x1": 0.1429, "x2": -0.1429, "Prob": 0.1455}, {"x1": 0.1429, "x2": 0.1429, "Prob": 0.2013}, {"x1": 0.1429, "x2": 0.4286, "Prob": 0.1842}, {"x1": 0.1429, "x2": 0.7143, "Prob": 0.07281}, {"x1": 0.1429, "x2": 1.0, "Prob": 0.01061}, {"x1": 0.4286, "x2": -1.0, "Prob": 0.01966}, {"x1": 0.4286, "x2": -0.7143, "Prob": 0.04244}, {"x1": 0.4286, "x2": -0.4286, "Prob": 0.1204}, {"x1": 0.4286, "x2": -0.1429, "Prob": 0.1769}, {"x1": 0.4286, "x2": 0.1429, "Prob": 0.1964}, {"x1": 0.4286, "x2": 0.4286, "Prob": 0.1503}, {"x1": 0.4286, "x2": 0.7143, "Prob": 0.04067}, {"x1": 0.4286, "x2": 1.0, "Prob": -0.01093}, {"x1": 0.7143, "x2": -1.0, "Prob": -0.00864}, {"x1": 0.7143, "x2": -0.7143, "Prob": -0.01757}, {"x1": 0.7143, "x2": -0.4286, "Prob": 0.02513}, {"x1": 0.7143, "x2": -0.1429, "Prob": 0.06904}, {"x1": 0.7143, "x2": 0.1429, "Prob": 0.09478}, {"x1": 0.7143, "x2": 0.4286, "Prob": 0.07083}, {"x1": 0.7143, "x2": 0.7143, "Prob": 0.002131}, {"x1": 0.7143, "x2": 1.0, "Prob": -0.01671}, {"x1": 1.0, "x2": -1.0, "Prob": 0.06148}, {"x1": 1.0, "x2": -0.7143, "Prob": 0.003753}, {"x1": 1.0, "x2": -0.4286, "Prob": -0.01984}, {"x1": 1.0, "x2": -0.1429, "Prob": -0.0001096}, {"x1": 1.0, "x2": 0.1429, "Prob": 0.03676}, {"x1": 1.0, "x2": 0.4286, "Prob": 0.03958}, {"x1": 1.0, "x2": 0.7143, "Prob": 0.01042}, {"x1": 1.0, "x2": 1.0, "Prob": 0.01828}]}}
